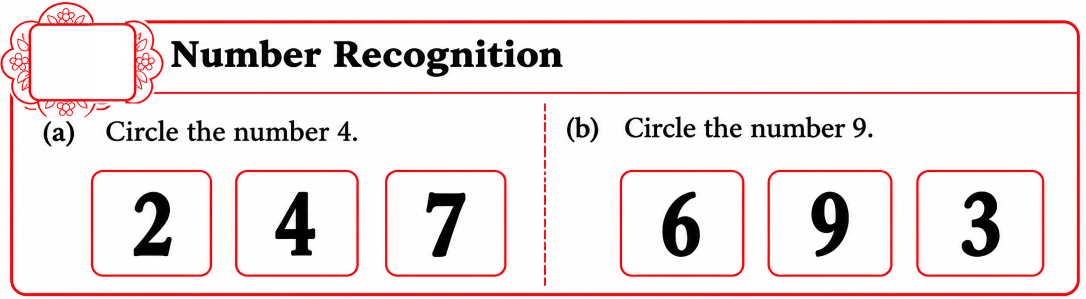
#> input picture 02_SOURCE_CODE/DEVELOPING/PHASE2_STAGING/Q001_INTEGRATION_TEST/images/LKG-MATH-Q001.png, 2172 x 598 px (shown at 1/2 size); its folder holds only this picture in this run
$ python audit_q001_q004_headers.py
#> lines starting #> are read from the running program, lines starting #| are printed output that depends on the picture
from pathlib import Path
from PIL import Image, ImageDraw
import hashlib

root = Path(__file__).parent
image_dir = root / "images"
out_dir = root / "output_shortlisting_v2" / "HEADER_ALIGNMENT_AUDIT"
out_dir.mkdir(parents=True, exist_ok=True)

font_path = Path(r"C:\Windows\Fonts\BOOKOSB.TTF")
cards = []
report = []

for n in range(1, 5):
    path = image_dir / f"LKG-MATH-Q{n:03d}.png"
    if not path.is_file():
        report.append(f"Q{n}: MISSING")
        continue

    digest = hashlib.sha256(path.read_bytes()).hexdigest()

    with Image.open(path) as im:
#> im is the input picture: PIL image 2172x598 RGBA; mean R, G, B, A 241.3, 228.2, 228.5, 255
        im.load()
        w, h = im.size
#> w = 2172; h = 598
        crop_h = min(240, h)
#> crop_h = 240
        crop = im.convert("RGB").crop((0, 0, w, crop_h))
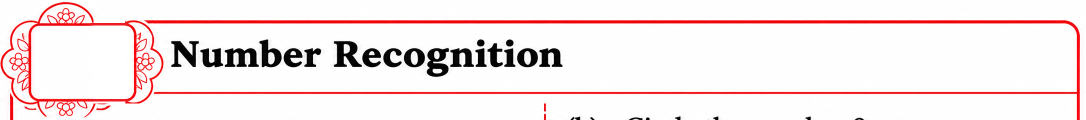
#> crop: PIL image 2172x240 RGB (shown at 1/2 size); mean R, G, B 244.3, 231.1, 231.4
        crop.thumbnail((1086, 120))
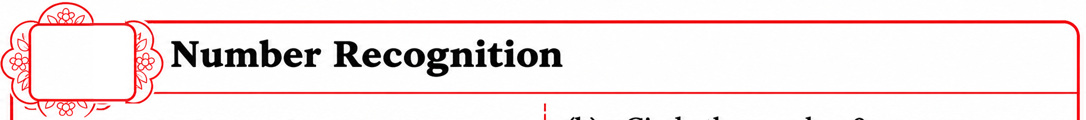
#> crop: PIL image 1086x120 RGB; mean R, G, B 244.3, 231.1, 231.4

    cards.append((n, crop.copy()))
    report.append(
        f"Q{n}: dimensions={w}x{h}, "
        f"header_crop_height={crop_h}, SHA256={digest}"
    )

canvas = Image.new("RGB", (1120, max(1, len(cards)) * 165), "white")
#> canvas: PIL image 1120x165 RGB; every value is 255
draw = ImageDraw.Draw(canvas)

for i, (n, crop) in enumerate(cards):
    y = i * 165
    draw.text((12, y + 5), f"Q{n} HEADER", fill="blue")
    canvas.paste(crop, (12, y + 35))
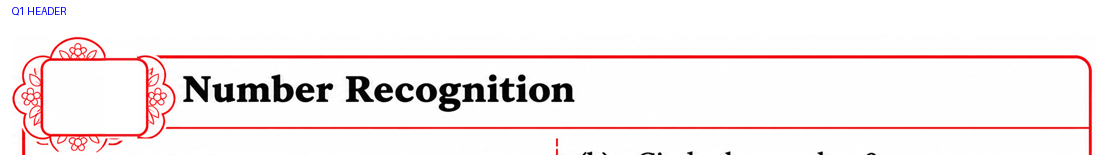
#> canvas: PIL image 1120x165 RGB; mean R, G, B 247.3, 238, 238.3

output = out_dir / "Q001_Q004_HEADER_AUDIT.png"
canvas.save(output, dpi=(150, 150))

print("\n".join(report))
print("Audit image:", output)
print("Original images were not modified.")
